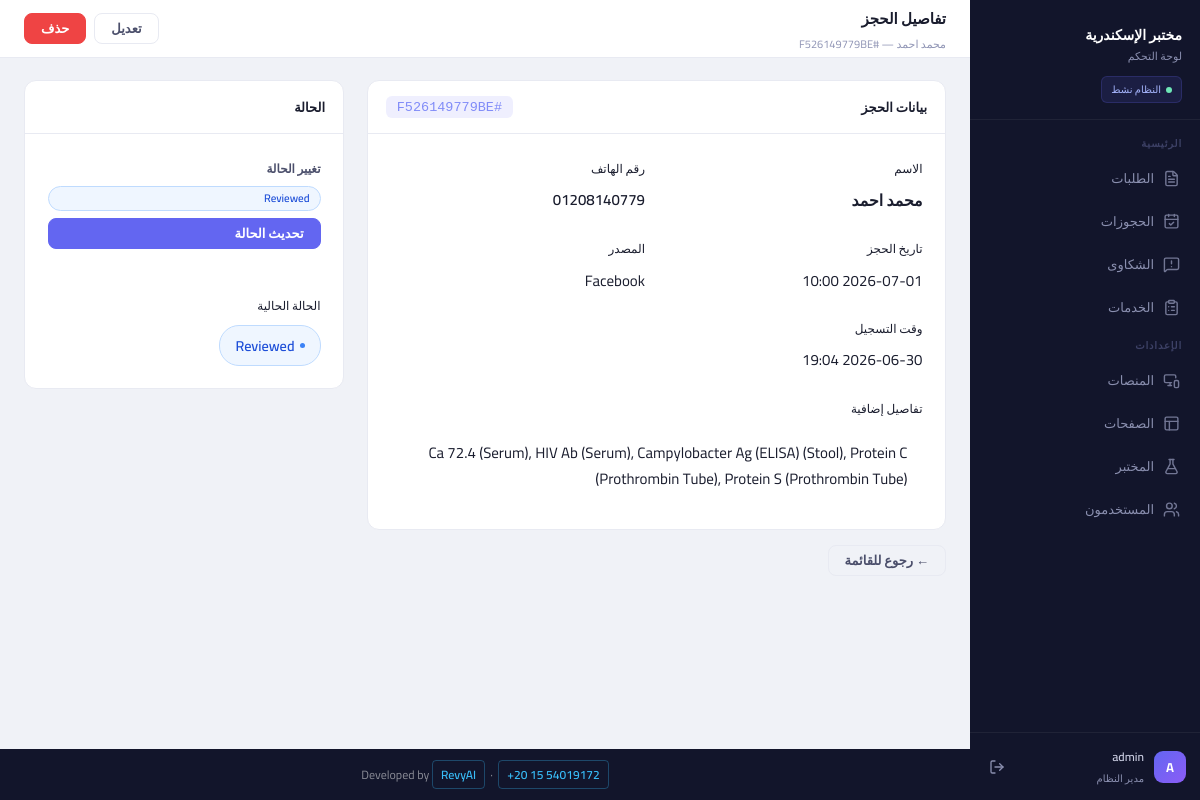
Page /bookings/2 (signed in) on the committed database.
### models/models.py (models this page shows)
class User(db.Model, UserMixin):
    __tablename__ = "users"
    id = db.Column(db.Integer, primary_key=True)
    username = db.Column(db.String(50), unique=True, nullable=False)
    password = db.Column(db.String(50), nullable=False)

class Booking(db.Model):
    __tablename__ = 'bookings'
    id = db.Column(db.Integer, primary_key=True)
    reference_id = db.Column(db.String(20), unique=True, nullable=True, index=True)
    name = db.Column(db.String(120), nullable=False)
    details = db.Column(db.Text)
    date = db.Column(db.String(100))
    phone_number = db.Column(db.String(50))
    status = db.Column(db.Enum(Status), default=Status.PENDING)
    booking_time = db.Column(db.DateTime, default=lambda: datetime.now(timezone.utc))
    comes_from = db.Column(db.String(100))

### app.py (the view)
@app.route('/bookings/<int:booking_id>')
@login_required
def view_booking(booking_id):
    booking, msg = BookingService.get_booking_by_id(booking_id)
    if not booking:
        flash(msg, 'error')
        return redirect(url_for('list_bookings'))
    return render_template('bookings/detail.html', booking=booking, all_statuses=Status)

### app.py (called while the page is built)
@login_manager.user_loader
def load_user(user_id):
    return db.session.get(User, int(user_id))

@app.context_processor
def inject_globals():
    from models.models import Inquiry, Status
    try:
        pending_count = Inquiry.query.filter_by(status=Status.PENDING).count()
    except Exception:
        pending_count = 0
    return dict(pending_inquiries_count=pending_count)

### software_services/booking_services.py (called while the page is built)
    @staticmethod
    def get_booking_by_id(booking_id):
        booking = db.session.get(Booking, booking_id)
        if not booking:
            return None, "الحجز غير موجود"
        return booking, "تم العثور على الحجز"

### templates/bookings/detail.html (shortened to what this page needs)
{% extends 'base.html' %}
{% block topbar_title %}تفاصيل الحجز{% endblock %}
{% block topbar_sub %}{{ booking.name }} — #{{ booking.reference_id }}{% endblock %}
{% block topbar_actions %}
  <a href="{{ url_for('edit_booking', booking_id=booking.id) }}" class="btn btn-ghost">تعديل</a>
  <form method="POST" action="{{ url_for('delete_booking', booking_id=booking.id) }}"
        onsubmit="return confirm('هل أنت متأكد؟')">
    <button type="submit" class="btn btn-danger">حذف</button>
  </form>
{% endblock %}
{% block content %}
<div style="display:grid;grid-template-columns:1fr 320px;gap:1.5rem;align-items:start;">
  <div class="card">
    <div class="card-header">
      <span class="card-title">بيانات الحجز</span>
      <code style="background:rgba(99,102,241,.1);color:#818cf8;padding:.25rem .75rem;border-radius:6px;font-size:.9rem;">
        #{{ booking.reference_id }}
      </code>
    </div>
    <div style="padding:1.5rem;display:grid;grid-template-columns:1fr 1fr;gap:1.5rem;">
      <div>
        <div class="text-muted" style="font-size:.8rem;margin-bottom:.35rem;">الاسم</div>
        <div style="font-weight:600;font-size:1.05rem;">{{ booking.name }}</div>
      </div>
      <div>
        <div class="text-muted" style="font-size:.8rem;margin-bottom:.35rem;">رقم الهاتف</div>
        <div style="font-weight:600;">{{ booking.phone_number }}</div>
      </div>
      <div>
        <div class="text-muted" style="font-size:.8rem;margin-bottom:.35rem;">تاريخ الحجز</div>
        <div>{{ booking.date or '—' }}</div>
      </div>
      <div>
        <div class="text-muted" style="font-size:.8rem;margin-bottom:.35rem;">المصدر</div>
        <div>{{ booking.comes_from or '—' }}</div>
      </div>
      <div>
        <div class="text-muted" style="font-size:.8rem;margin-bottom:.35rem;">وقت التسجيل</div>
        <div>{{ booking.booking_time.strftime('%Y-%m-%d %H:%M') if booking.booking_time else '—' }}</div>
      </div>
      {% if booking.details %}
      <div style="grid-column:1/-1;">
        <div class="text-muted" style="font-size:.8rem;margin-bottom:.35rem;">تفاصيل إضافية</div>
        <div style="
          background:var(--bg-main);
          border:1px solid var(--border);
          border-radius:8px;
          padding:1rem;
          line-height:1.7;
        ">{{ booking.details }}</div>
      </div>
      {% endif %}
    </div>
  </div>
  <div class="card">
    <div class="card-header">
      <span class="card-title">الحالة</span>
    </div>
    <div style="padding:1.5rem;">
      <form method="POST" action="{{ url_for('update_booking_status', booking_id=booking.id) }}">
        <div class="form-group">
          <label>تغيير الحالة</label>
          <select name="status" class="form-control status-select status-{{ booking.status.value | lower | replace(' ', '-') }}">
            {% for s in all_statuses %}
              <option value="{{ s.value }}" {% if booking.status == s %}selected{% endif %}>
                {{ s.value }}
              </option>
            {% endfor %}
          </select>
        </div>
        <button type="submit" class="btn btn-primary" style="width:100%;margin-top:.5rem;">تحديث الحالة</button>
      </form>
      <div style="margin-top:1.5rem;padding-top:1.5rem;border-top:1px solid var(--border);">
        <div class="text-muted" style="font-size:.8rem;margin-bottom:.5rem;">الحالة الحالية</div>
        <span class="pill pill-{{ booking.status.value | lower | replace(' ', '-') }}" style="font-size:.95rem;padding:.4rem 1rem;">
          {{ booking.status.value }}
        </span>
      </div>
    </div>
  </div>
</div>
<div style="margin-top:1rem;">
  <a href="{{ url_for('list_bookings') }}" class="btn btn-ghost">← رجوع للقائمة</a>
</div>
{% endblock %}

### templates/base.html (shortened to what this page needs)
<!DOCTYPE html>
<html lang="ar" dir="rtl">
<head>
  <link rel="stylesheet" href="{{ url_for('static', filename='css/style.css') }}">
</head>
<body>
<aside class="sidebar" id="sidebar">
  <div class="sidebar-logo">
    <div class="lab-name">مختبر الإسكندرية</div>
    <div class="lab-sub">لوحة التحكم</div>
    <div class="sidebar-status">النظام نشط</div>
  </div>
  <div class="nav-section">
    <p class="nav-section-label">الرئيسية</p>
    <a href="{{ url_for('list_inquiries') }}"
       class="nav-item {% if request.endpoint == 'list_inquiries' %}active{% endif %}">
      <i data-lucide="file-text" class="nav-icon"></i>
      الطلبات
    </a>
    <a href="{{ url_for('list_bookings') }}"
       class="nav-item {% if request.endpoint == 'list_bookings' %}active{% endif %}">
      <i data-lucide="calendar-check" class="nav-icon"></i>
      الحجوزات
    </a>
    <a href="{{ url_for('list_complaints') }}"
       class="nav-item {% if request.endpoint == 'list_complaints' %}active{% endif %}">
      <i data-lucide="message-square-warning" class="nav-icon"></i>
      الشكاوى
    </a>
    <a href="{{ url_for('list_services') }}"
       class="nav-item {% if request.endpoint in ['list_services','create_service','edit_service'] %}active{% endif %}">
      <i data-lucide="clipboard-list" class="nav-icon"></i>
      الخدمات
    </a>
    <p class="nav-section-label">الإعدادات</p>
    <a href="{{ url_for('list_platforms') }}"
       class="nav-item {% if request.endpoint in ['list_platforms','create_platform','edit_platform'] %}active{% endif %}">
      <i data-lucide="monitor-smartphone" class="nav-icon"></i>
      المنصات
    </a>
    <a href="{{ url_for('list_pages') }}"
       class="nav-item {% if request.endpoint in ['list_pages','create_page','edit_page'] %}active{% endif %}">
      <i data-lucide="layout" class="nav-icon"></i>
      الصفحات
    </a>
    <a href="{{ url_for('laboratory_settings') }}"
       class="nav-item {% if request.endpoint == 'laboratory_settings' %}active{% endif %}">
      <i data-lucide="flask-conical" class="nav-icon"></i>
      المختبر
    </a>
    <a href="{{ url_for('users') }}"
       class="nav-item {% if request.endpoint in ['users','create_user','edit_user'] %}active{% endif %}">
      <i data-lucide="users" class="nav-icon"></i>
      المستخدمون
    </a>
  </div>
  <div class="sidebar-footer">
    <div class="sidebar-user">
      <div class="avatar">{{ current_user.username[0]|upper }}</div>
      <div class="user-info">
        <div class="user-name">{{ current_user.username }}</div>
        <div class="user-role">مدير النظام</div>
      </div>
      <a href="{{ url_for('logout') }}" class="logout-btn" title="تسجيل الخروج">
        <i data-lucide="log-out" style="width:16px;height:16px;"></i>
      </a>
    </div>
  </div>
</aside>
<div class="main-wrapper">
  <div class="topbar">
    <div class="topbar-left">
      <div class="topbar-title">{% block topbar_title %}{% endblock %}</div>
      <div class="topbar-sub">{% block topbar_sub %}{% endblock %}</div>
    </div>
    <div class="topbar-actions">
      {% block topbar_actions %}{% endblock %}
    </div>
  </div>
  <main class="main-content">
    {% block content %}{% endblock %}
  </main>
  <div class="site-footer">
    Developed by
    <a href="https://revyai.tech" target="_blank">RevyAI</a>
    &nbsp;·&nbsp;
    <a href="https://wa.me/201554019172" target="_blank">+20 15 54019172</a>
  </div>
</div>
</body>
</html>

### rows in the picture
User: username "A", username "admin"
Booking: name "محمد احمد", reference_id "F526149779BE", phone_number "01208140779", date "2026-07-01 10:00", comes_from "Facebook", booking_time "2026-06-30 19:04", details "Ca 72.4 (Serum), HIV Ab (Serum), Campylobacter Ag (ELISA) (Stool), Protein C (Prothrombin Tube), Protein S (Prothrombin Tube)", status "Reviewed", status.value "Reviewed"
